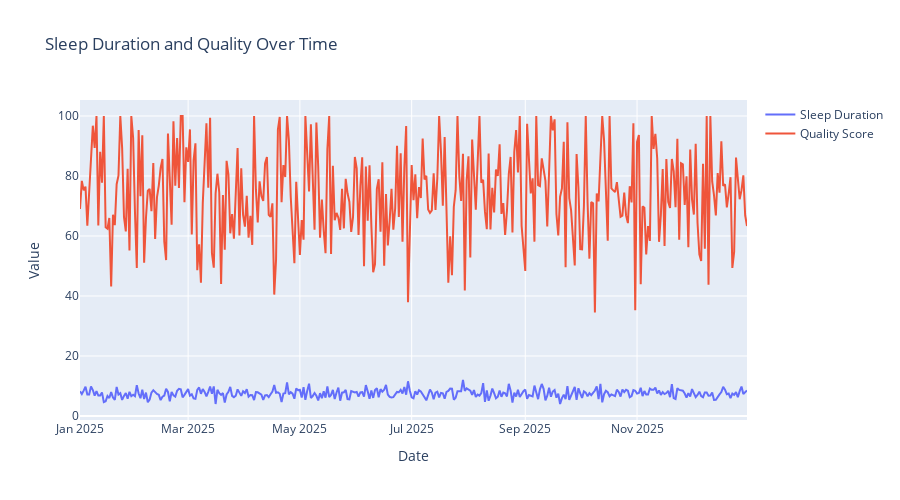

The cell this chart's notebook holds for it:
### Markdown cell above
## 4. Data Visualization

Let's create various visualizations to understand sleep patterns:

### Code cell
# Set up the visualization layout
plt.figure(figsize=(20, 15))

# 1. Sleep Duration Distribution
plt.subplot(2, 2, 1)
sns.histplot(data=transformed_data, x='sleep_duration', bins=30)
plt.title('Distribution of Sleep Duration')
plt.xlabel('Hours of Sleep')

# 2. Sleep Quality vs Duration
plt.subplot(2, 2, 2)
sns.scatterplot(data=transformed_data, x='sleep_duration', y='quality_score',
                hue='stress_level', size='activity_level', sizes=(20, 200))
plt.title('Sleep Quality vs Duration')
plt.xlabel('Sleep Duration (hours)')
plt.ylabel('Quality Score')

# 3. Sleep Stages Distribution
plt.subplot(2, 2, 3)
stages = transformed_data[['deep_sleep_pct', 'rem_sleep_pct', 'light_sleep_pct']].mean()
plt.pie(stages, labels=['Deep Sleep', 'REM Sleep', 'Light Sleep'],
        autopct='%1.1f%%', colors=sns.color_palette('pastel'))
plt.title('Average Sleep Stages Distribution')

# 4. Weekly Sleep Patterns
plt.subplot(2, 2, 4)
sns.boxplot(data=transformed_data, x='day_name', y='sleep_duration')
plt.title('Sleep Duration by Day of Week')
plt.xticks(rotation=45)

plt.tight_layout()
plt.show()

# Create interactive time series visualization
fig = go.Figure()

fig.add_trace(go.Scatter(x=transformed_data['date'], 
                        y=transformed_data['sleep_duration'],
                        mode='lines', name='Sleep Duration'))

fig.add_trace(go.Scatter(x=transformed_data['date'], 
                        y=transformed_data['quality_score'],
                        mode='lines', name='Quality Score'))

fig.update_layout(title='Sleep Duration and Quality Over Time',
                 xaxis_title='Date',
                 yaxis_title='Value',
                 height=500)

fig.show()

### Figure 1 — Plotly figure (JSON) as saved in the notebook; plotly's stock layout.template omitted (floating-point values rounded to 4 significant figures; data arrays with more than 128 entries replaced by an {"elided": "..."} marker saying what was removed)
{"data": [{"mode": "lines", "name": "Sleep Duration", "type": "scatter", "x": {"elided": "365 str values"}, "y": {"elided": "365 float values"}}, {"mode": "lines", "name": "Quality Score", "type": "scatter", "x": {"elided": "365 str values"}, "y": {"elided": "365 float values"}}], "layout": {"height": 500, "title": {"text": "Sleep Duration and Quality Over Time"}, "xaxis": {"title": {"text": "Date"}}, "yaxis": {"title": {"text": "Value"}}}}
